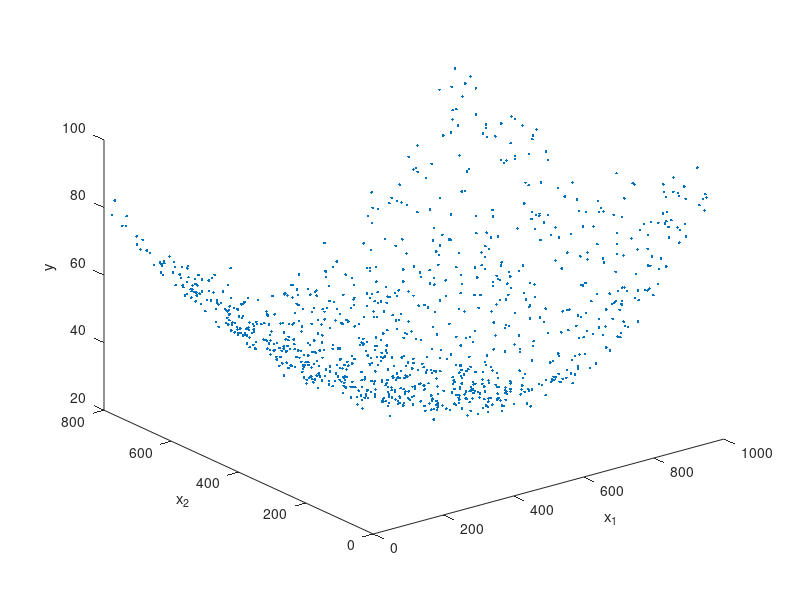
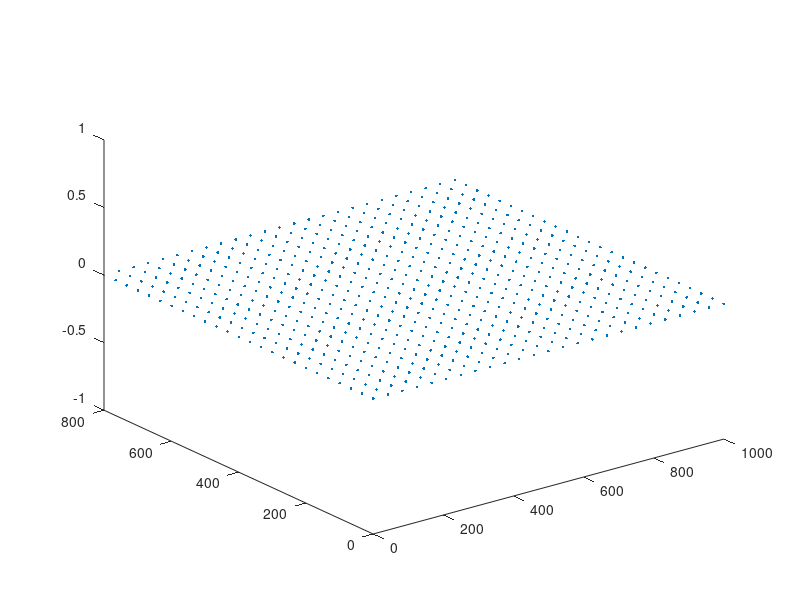

Here is the MATLAB script that generated these plots, in order:
1;

## Crea datos de referencia ideales

x1=1:1000;
x2=1:800;

[xx1,xx2]=meshgrid(x1,x2);

## Matriz de datos de referencia (ground truth)
Xgt = [xx1(:),xx2(:)];

## Construcción de función cuadrática para el experimento (ajuste empírico)
A=[2 0.1;0.1 1]; B=-1000*[2; 1]; C=100;
f=1e-4;
A=f*A; B=f*B; 

## Evalúe eficientemente x' A x + B' x + C donde x es cada columna de D
ygt = dot(Xgt,Xgt*A',2) + Xgt*B + C;

## Seleccionemos ahora un subset de datos para el experimento
m=1000; # Número de datos de entrenamiento
idx=randperm(rows(ygt),m);
X=Xgt(idx,:);
y=ygt(idx) + randn(m,1)*2; ## Agregue ruido

figure(1,"name","Datos de entrenamiento");
plot3(X(:,1),X(:,2),y,'.');
xlabel("x_1");
ylabel("x_2");
zlabel("y");

## Utilice las ecuaciones normales para obtener una regresión
## cuadrática sobre una rejilla menos densa que la original

partition=25;
px1=linspace(min(x1),max(x1),partition);
px2=linspace(min(x2),max(x2),partition);

[pxx1,pxx2] = meshgrid(px1,px2);

figure(2,"name","Datos donde predecir");
plot3(pxx1(:),pxx2(:),0*pxx1(:),'.');


## Mida el error entre la aproximación obtenida y la referencia
## usando sub2idx como se indica en el enunciado de la tarea.




